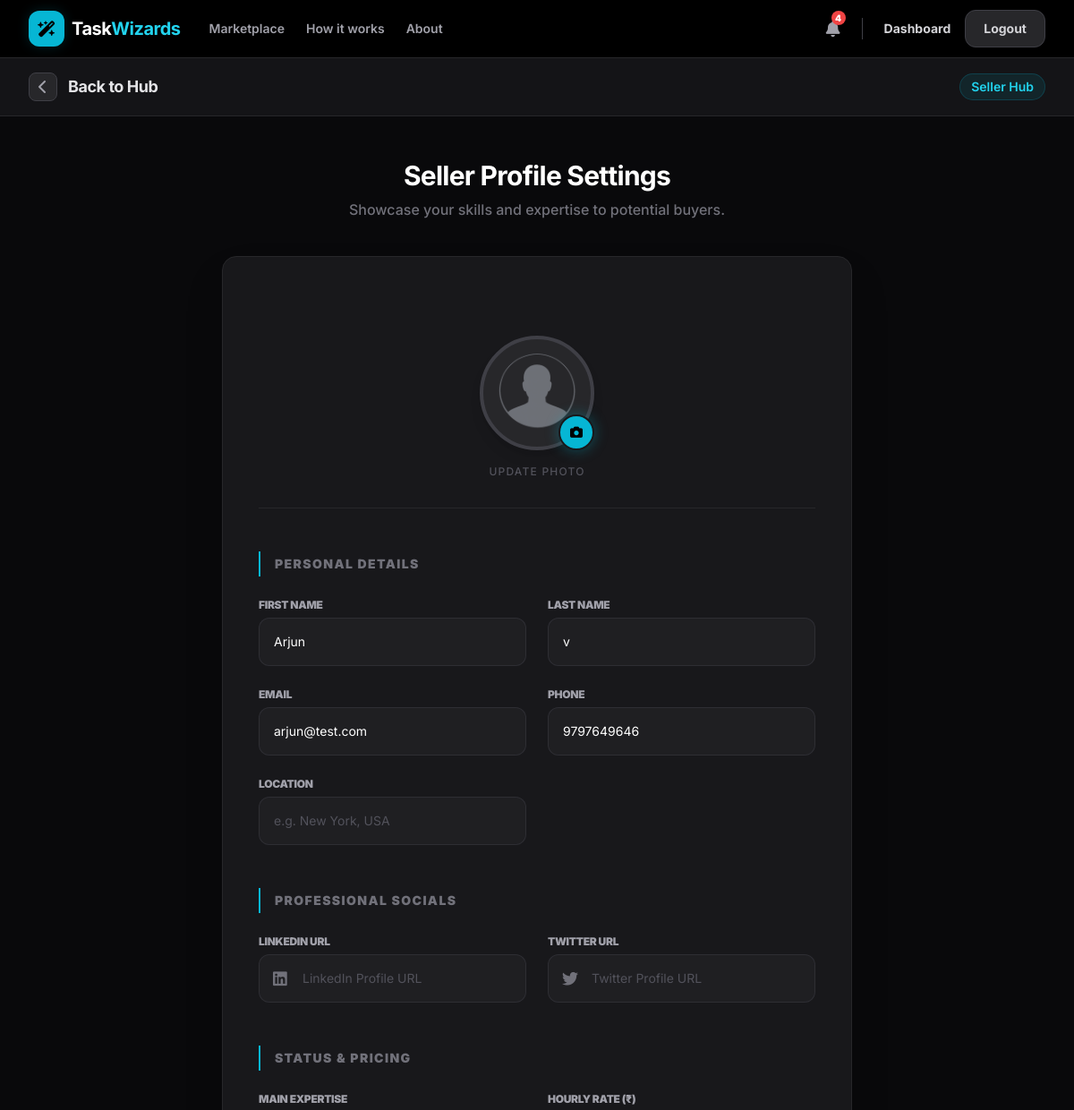
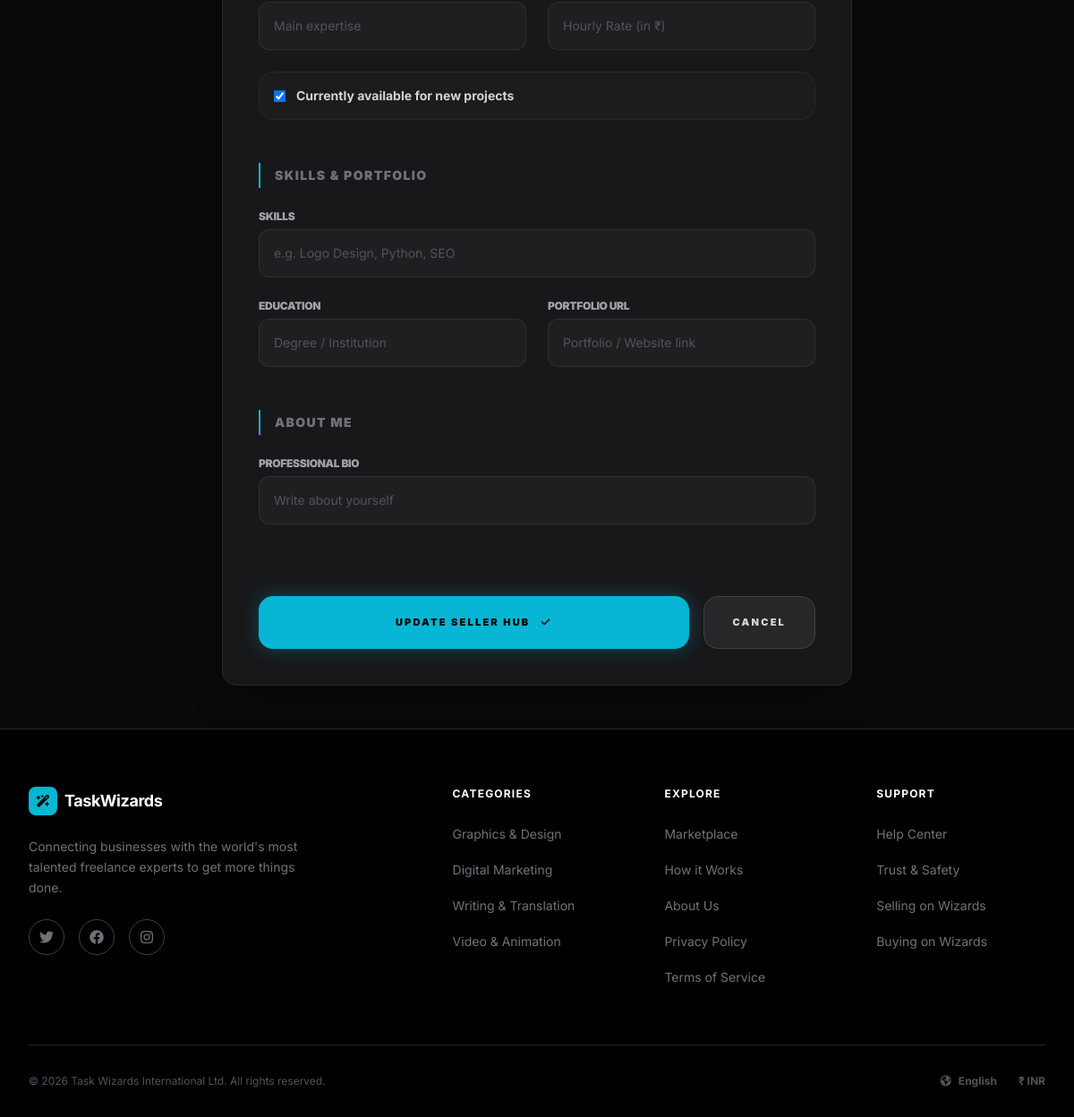
/seller/profile/edit/ (signed in), run on the app's committed database (2 pictures, top to bottom).
### account/models.py (models this page shows, shortened)
class User(AbstractUser):
    ROLE_CHOICES = (
        ("Buyer", "Buyer"),
        ("Seller", "Seller"),
        ("Unassigned", "Unassigned"),
    )
    email = models.EmailField(unique=True)
    role = models.CharField(max_length=20, choices=ROLE_CHOICES, default="Unassigned")
    is_seller = models.BooleanField(default=False)
    is_buyer = models.BooleanField(default=False)
    phone = models.CharField(max_length=15, blank=True, null=True)
    location = models.CharField(max_length=100, blank=True)
    linkedin_profile = models.URLField(blank=True, null=True)
    twitter_profile = models.URLField(blank=True, null=True)
    is_verified = models.BooleanField(default=False)
    otp = models.CharField(max_length=10, null=True, blank=True)

class SellerProfile(models.Model):
    owner = models.OneToOneField(User,on_delete=models.CASCADE,related_name="seller_profile")
    bio = models.CharField(max_length=300, blank=True)
    expertise = models.CharField(max_length=200, blank=True)
    skills = models.CharField(max_length=300, blank=True)
    education = models.CharField(max_length=200, blank=True)
    portfolio_link = models.URLField(blank=True)
    hourly_rate = models.DecimalField(max_digits=10, decimal_places=2, null=True, blank=True)
    is_available = models.BooleanField(default=True)
    photo = models.ImageField(upload_to="seller_profiles/",default="seller_profiles/default.png")
    rating = models.DecimalField(max_digits=3, decimal_places=2, default=5.00)
    orders_completed = models.PositiveIntegerField(default=0)
    created_at = models.DateTimeField(auto_now_add=True)
    updated_at = models.DateTimeField(auto_now=True)
    class Meta:
        verbose_name = "Seller Profile"
        verbose_name_plural = "Seller Profiles"

### account/views.py (the view, shortened to what this page needs)
# urls.py: path("seller/profile/edit/", SellerProfileUpdateView.as_view(), name="seller_profile_edit"),
class SellerProfileUpdateView(LoginRequiredMixin, SellerRequiredMixin, UpdateView):
    model = SellerProfile
    form_class = SellerProfileForm
    template_name = "seller/profile_edit.html"
    success_url = reverse_lazy("seller_dashboard")
    def get_object(self):
        return self.request.user.seller_profile
    def get_context_data(self, **kwargs):
        context = super().get_context_data(**kwargs)
        if "user_form" not in context:
            context["user_form"] = UserUpdateForm(instance=self.request.user)
        return context

### account/forms.py (shortened to what this page needs)
class SellerProfileForm(forms.ModelForm):
    photo = forms.ImageField(widget=forms.FileInput(attrs={"class": "form-control"}), required=False)
    class Meta:
        model = SellerProfile
        exclude = ["owner", "rating", "orders_completed"]
        widgets = {
            "bio": forms.TextInput(attrs={"class": "form-control","placeholder": "Write about yourself"}),
            "expertise": forms.TextInput(attrs={"class": "form-control","placeholder": "Main expertise"}),
            "skills": forms.TextInput(attrs={"class": "form-control", "placeholder": "e.g. Logo Design, Python, SEO"}),
            "education": forms.TextInput(attrs={"class": "form-control", "placeholder": "Degree / Institution"}),
            "portfolio_link": forms.URLInput(attrs={"class": "form-control","placeholder": "Portfolio / Website link"}),
            "hourly_rate": forms.NumberInput(attrs={"class": "form-control", "placeholder": "Hourly Rate (in ₹)"}),
            "is_available": forms.CheckboxInput(attrs={"class": "form-check-input"}),
        }

class UserUpdateForm(forms.ModelForm):
    class Meta:
        model = User
        fields = ["first_name", "last_name", "email", "phone", "location", "linkedin_profile", "twitter_profile"]
        widgets = {
            "first_name": forms.TextInput(attrs={"class": "form-control", "placeholder": "First Name"}),
            "last_name": forms.TextInput(attrs={"class": "form-control", "placeholder": "Last Name"}),
            "email": forms.EmailInput(attrs={"class": "form-control", "placeholder": "Email"}),
            "phone": forms.TextInput(attrs={"class": "form-control", "placeholder": "Phone"}),
            "location": forms.TextInput(attrs={"class": "form-control", "placeholder": "e.g. New York, USA"}),
            "linkedin_profile": forms.URLInput(attrs={"class": "form-control", "placeholder": "LinkedIn Profile URL"}),
            "twitter_profile": forms.URLInput(attrs={"class": "form-control", "placeholder": "Twitter Profile URL"}),
        }

### account/views.py (called while the page is built)
    def dispatch(self, request, *args, **kwargs):
        if not request.user.is_seller:
            return redirect(f"{reverse('access_denied')}?role=Freelancer")
        return super().dispatch(request, *args, **kwargs)

### account/templates/seller/profile_edit.html (shortened to what this page needs)
{% extends "account/base.html" %}
{% block content %}
<nav class="bg-zinc-900/80 backdrop-blur-md border-b border-zinc-800 sticky top-0 z-40">
    <div class="max-w-7xl mx-auto px-4 sm:px-6 lg:px-8">
        <div class="flex justify-between h-16">
            <div class="flex items-center">
                <a href="{% url 'seller_dashboard' %}" class="flex items-center group">
                    <div class="flex-shrink-0 flex items-center justify-center w-8 h-8 rounded-lg bg-zinc-800 text-zinc-400 group-hover:bg-cyan-500 group-hover:text-black transition-all mr-3 border border-zinc-700">
                        <i class="fa-solid fa-chevron-left"></i>
                    </div>
                    <span class="text-lg font-bold text-zinc-200 tracking-tight">Back to Hub</span>
                </a>
            </div>
            <div class="flex items-center">
                <span class="text-sm font-semibold px-3 py-1 bg-cyan-500/10 text-cyan-400 rounded-full border border-cyan-500/20">Seller Hub</span>
            </div>
        </div>
    </div>
</nav>
<div class="max-w-3xl mx-auto px-4 sm:px-6 lg:px-8 py-12 w-full">
    <div class="text-center mb-10">
        <h1 class="text-3xl font-bold text-white tracking-tight">Seller Profile Settings</h1>
        <p class="text-zinc-500 mt-2 font-medium">Showcase your skills and expertise to potential buyers.</p>
    </div>
    <div class="bg-zinc-900 border border-zinc-800 rounded-2xl overflow-hidden shadow-2xl">
        <div class="p-8 sm:p-10">
            <form method="POST" enctype="multipart/form-data" class="space-y-12">
                <div class="flex flex-col items-center pb-8 border-b border-zinc-800">
                    <div class="relative group">
                        <div class="w-32 h-32 rounded-full border-4 border-zinc-700 shadow-lg overflow-hidden bg-zinc-800">
                            {% if request.user.seller_profile.photo %}
                                <img src="{{ request.user.seller_profile.photo.url }}" alt="Profile" class="w-full h-full object-cover">
                            {% else %}
                                <div class="w-full h-full flex items-center justify-center text-zinc-600">
                                    <i class="fa-solid fa-shop text-5xl"></i>
                                </div>
                            {% endif %}
                        </div>
                        <label for="{{ form.photo.id_for_label }}" class="absolute bottom-0 right-0 w-10 h-10 bg-cyan-500 text-black rounded-full flex items-center justify-center cursor-pointer shadow-lg hover:bg-cyan-400 transition-colors border-2 border-zinc-900" style="box-shadow: 0 0 15px rgba(6,182,212,0.35)">
                            <i class="fa-solid fa-camera text-sm"></i>
                        </label>
                    </div>
                    <p class="text-xs text-zinc-600 mt-4 font-medium uppercase tracking-widest">Update Photo</p>
                </div>
                <div class="space-y-6">
                    <h3 class="text-sm font-black text-zinc-500 uppercase tracking-widest border-l-2 border-cyan-500 pl-4 py-1">Personal Details</h3>
                    <div class="grid grid-cols-1 md:grid-cols-2 gap-6">
                        {% for field in user_form %}
                            {% if field.name != 'linkedin_profile' and field.name != 'twitter_profile' %}
                            <div class="space-y-1.5">
                                <label for="{{ field.id_for_label }}" class="block text-xs font-black text-zinc-400 uppercase tracking-tight">{{ field.label }}</label>
                                {{ field }}
                            </div>
                            {% endif %}
                        {% endfor %}
                    </div>
                </div>
                <div class="space-y-6">
                    <h3 class="text-sm font-black text-zinc-500 uppercase tracking-widest border-l-2 border-cyan-500 pl-4 py-1">Professional Socials</h3>
                    <div class="grid grid-cols-1 md:grid-cols-2 gap-6">
                        <div class="space-y-1.5">
                             <label for="{{ user_form.linkedin_profile.id_for_label }}" class="block text-xs font-black text-zinc-400 uppercase tracking-tight">LinkedIn URL</label>
                             <div class="relative">
                                 <span class="absolute left-4 top-1/2 -translate-y-1/2 text-zinc-500"><i class="fa-brands fa-linkedin text-lg"></i></span>
                                 {{ user_form.linkedin_profile }}
                             </div>
                        </div>
                        <div class="space-y-1.5">
                             <label for="{{ user_form.twitter_profile.id_for_label }}" class="block text-xs font-black text-zinc-400 uppercase tracking-tight">Twitter URL</label>
                             <div class="relative">
                                <span class="absolute left-4 top-1/2 -translate-y-1/2 text-zinc-500"><i class="fa-brands fa-twitter text-lg"></i></span>
                                {{ user_form.twitter_profile }}
                             </div>
                        </div>
                    </div>
                </div>
                <div class="space-y-6">
                    <h3 class="text-sm font-black text-zinc-500 uppercase tracking-widest border-l-2 border-cyan-500 pl-4 py-1">Status & Pricing</h3>
                    <div class="grid grid-cols-1 md:grid-cols-2 gap-6">
                        <div class="space-y-1.5">
                            <label for="{{ form.expertise.id_for_label }}" class="block text-xs font-black text-zinc-400 uppercase tracking-tight">Main Expertise</label>
                            {{ form.expertise }}
                        </div>
                        <div class="space-y-1.5">
                            <label for="{{ form.hourly_rate.id_for_label }}" class="block text-xs font-black text-zinc-400 uppercase tracking-tight">Hourly Rate (₹)</label>
                            {{ form.hourly_rate }}
                        </div>
                        <div class="md:col-span-2 flex items-center gap-3 p-4 bg-zinc-800/30 rounded-2xl border border-zinc-800">
                            {{ form.is_available }}
                            <label for="{{ form.is_available.id_for_label }}" class="text-sm font-bold text-zinc-300 cursor-pointer">Currently available for new projects</label>
                        </div>
                    </div>
                </div>
                <div class="space-y-6">
                    <h3 class="text-sm font-black text-zinc-500 uppercase tracking-widest border-l-2 border-cyan-500 pl-4 py-1">Skills & Portfolio</h3>
                    <div class="grid grid-cols-1 md:grid-cols-2 gap-6">
                        <div class="md:col-span-2 space-y-1.5">
                            <label for="{{ form.skills.id_for_label }}" class="block text-xs font-black text-zinc-400 uppercase tracking-tight">Skills</label>
                            {{ form.skills }}
                        </div>
                        <div class="space-y-1.5">
                            <label for="{{ form.education.id_for_label }}" class="block text-xs font-black text-zinc-400 uppercase tracking-tight">Education</label>
                            {{ form.education }}
                        </div>
                        <div class="space-y-1.5">
                            <label for="{{ form.portfolio_link.id_for_label }}" class="block text-xs font-black text-zinc-400 uppercase tracking-tight">Portfolio URL</label>
                            {{ form.portfolio_link }}
                        </div>
                    </div>
                </div>
                <div class="space-y-6">
                    <h3 class="text-sm font-black text-zinc-500 uppercase tracking-widest border-l-2 border-cyan-500 pl-4 py-1">About Me</h3>
                    <div class="space-y-1.5">
                        <label for="{{ form.bio.id_for_label }}" class="block text-xs font-black text-zinc-400 uppercase tracking-tight">Professional Bio</label>
                        {{ form.bio }}
                    </div>
                </div>
                <div class="pt-8 flex flex-col sm:flex-row gap-4">
                    <button type="submit" class="flex-grow text-black bg-cyan-500 hover:bg-cyan-400 transition duration-300 font-black text-[11px] uppercase tracking-[0.2em] px-5 py-5 text-center rounded-2xl" style="box-shadow: 0 0 20px rgba(6,182,212,0.3)">
                        Update Seller Hub <i class="fa-solid fa-check ml-2"></i>
                    </button>
                    <a href="{% url 'seller_dashboard' %}" class="px-8 py-5 bg-zinc-800 hover:bg-zinc-700 text-zinc-300 font-black text-[11px] uppercase tracking-[0.2em] rounded-2xl transition text-center border border-zinc-700">
                        Cancel
                    </a>
                </div>
            </form>
        </div>
    </div>
</div>
{% endblock content %}

### data on the page
User: user.seller_profile.photo (placeholder picture), user_form "Arjun" "v" "arjun@test.com" "9797649646"
SellerProfile: is_available "☑"

### other printed values
{{ field.label }} "FIRST NAME" "LAST NAME" "EMAIL" "PHONE" "LOCATION"
